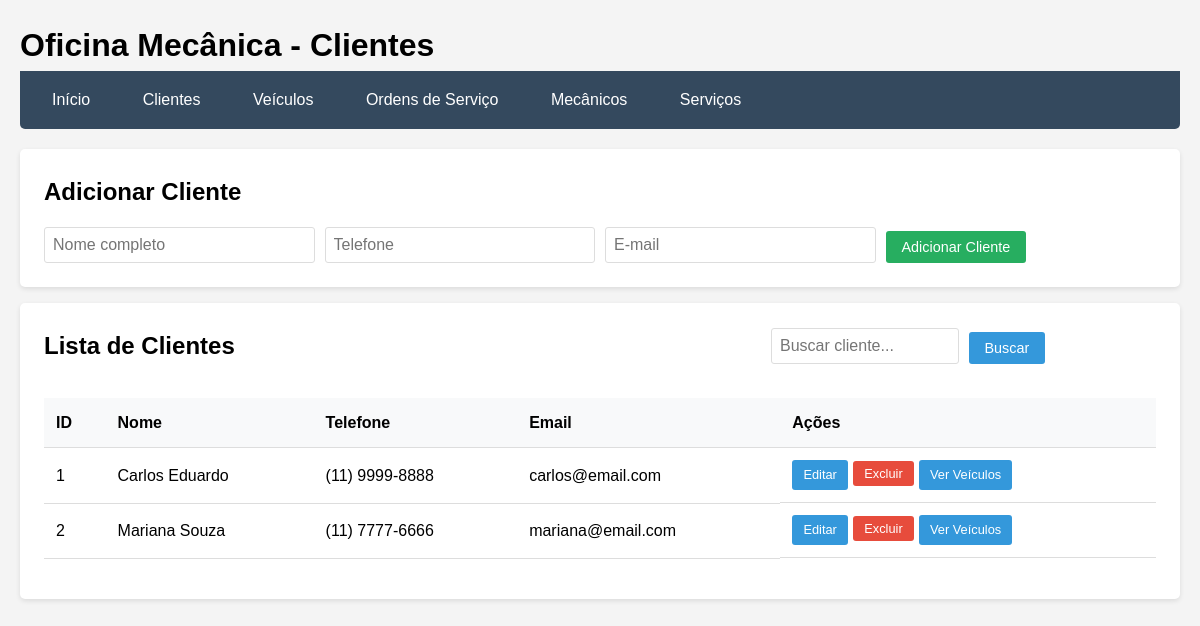
The page /clientes.php on the database its author committed.
### tables this page shows
CREATE TABLE clientes (
    id_cliente INT AUTO_INCREMENT PRIMARY KEY,
    nome VARCHAR(100) NOT NULL,
    telefone VARCHAR(20),
    email VARCHAR(100)
);

### clientes.php (the view, shortened to what this page needs)
<?php include 'config.php'; ?>
<?php
$editando = false;
$cliente_edit = null;
$busca = '';
if(isset($_GET['busca'])){
    $busca = $_GET['busca'];
    $stmt = $pdo->prepare("SELECT * FROM clientes WHERE nome LIKE ? OR email LIKE ? ORDER BY nome");
    $stmt->execute(["%$busca%", "%$busca%"]);
} else {
    $stmt = $pdo->query("SELECT * FROM clientes ORDER BY nome");
}
$clientes = $stmt->fetchAll();
?>
<!DOCTYPE html>
<html>
<head>
    <link rel="stylesheet" href="style.css">
</head>
<body>
    <div class="container">
        <h1>Oficina Mecânica - Clientes</h1>
        <nav>
            <a href="index.php">Início</a>
            <a href="clientes.php">Clientes</a>
            <a href="veiculos.php">Veículos</a>
            <a href="ordens.php">Ordens de Serviço</a>
            <a href="mecanicos.php">Mecânicos</a>
            <a href="servicos.php">Serviços</a>
        </nav>
        <div class="card">
            <div class="header-actions">
                <h2><?php echo $editando ? 'Editar Cliente' : 'Adicionar Cliente'; ?></h2>
            </div>
            <form method="POST" class="form-inline">
                <div class="form-group">
                    <input type="text" name="nome" placeholder="Nome completo" required
                           value="<?php echo $editando ? htmlspecialchars($cliente_edit['nome']) : ''; ?>">
                </div>
                <div class="form-group">
                    <input type="text" name="telefone" placeholder="Telefone"
                           value="<?php echo $editando ? htmlspecialchars($cliente_edit['telefone']) : ''; ?>">
                </div>
                <div class="form-group">
                    <input type="email" name="email" placeholder="E-mail"
                           value="<?php echo $editando ? htmlspecialchars($cliente_edit['email']) : ''; ?>">
                </div>
                <div class="form-group">
                    <?php if($editando): ?>
                        <button type="submit" name="editar" class="btn btn-success">Atualizar Cliente</button>
                        <button type="submit" name="cancelar_edicao" class="btn btn-danger">Cancelar</button>
                    <?php else: ?>
                        <button type="submit" name="adicionar" class="btn btn-success">Adicionar Cliente</button>
                    <?php endif; ?>
                </div>
            </form>
        </div>
        <div class="card">
            <div class="header-actions">
                <h2>Lista de Clientes</h2>
                <form method="GET" class="form-inline">
                    <div class="form-group">
                        <input type="text" name="busca" placeholder="Buscar cliente..." value="<?php echo htmlspecialchars($busca); ?>">
                    </div>
                    <div class="form-group">
                        <button type="submit" class="btn">Buscar</button>
                    </div>
                </form>
            </div>
            <?php if(count($clientes) > 0): ?>
            <div class="table-responsive">
                <table>
                    <thead>
                        <tr>
                            <th>ID</th>
                            <th>Nome</th>
                            <th>Telefone</th>
                            <th>Email</th>
                            <th>Ações</th>
                        </tr>
                    </thead>
                    <tbody>
                        <?php foreach($clientes as $cliente): ?>
                        <tr>
                            <td><?php echo $cliente['id_cliente']; ?></td>
                            <td><?php echo htmlspecialchars($cliente['nome']); ?></td>
                            <td><?php echo htmlspecialchars($cliente['telefone']); ?></td>
                            <td><?php echo htmlspecialchars($cliente['email']); ?></td>
                            <td class="action-buttons">
                                <a href="?editar=<?php echo $cliente['id_cliente']; ?>" class="btn btn-sm">Editar</a>
                                <form method="POST" style="display: inline;">
                                    <button type="submit" name="excluir" class="btn btn-danger btn-sm"
                                            onclick="return confirm('Tem certeza que deseja excluir o cliente <?php echo htmlspecialchars($cliente['nome']); ?>?')">
                                        Excluir
                                    </button>
                                </form>
                                <a href="veiculos.php?cliente=<?php echo $cliente['id_cliente']; ?>" class="btn btn-sm">Ver Veículos</a>
                            </td>
                        </tr>
                        <?php endforeach; ?>
                    </tbody>
                </table>
            </div>
            <?php else: ?>
                <p>Nenhum cliente encontrado.</p>
            <?php endif; ?>
        </div>
    </div>
</body>
</html>

### style.css (style rules this page uses)
* { margin: 0; padding: 0; box-sizing: border-box; }
body { font-family: Arial, sans-serif; background: #f4f4f4; line-height: 1.6; }
.container { max-width: 1200px; margin: 0 auto; padding: 20px; }
nav { background: #34495e; padding: 1rem; margin-bottom: 20px; border-radius: 0 0 5px 5px; }
nav a { color: white; text-decoration: none; margin-right: 1rem; padding: 0.5rem 1rem; border-radius: 3px; transition: background 0.3s; }
.card { background: white; padding: 1.5rem; margin: 1rem 0; border-radius: 5px; box-shadow: 0 2px 5px rgba(0,0,0,0.1); }
.table-responsive { overflow-x: auto; }
table { width: 100%; border-collapse: collapse; margin: 1rem 0; }
th, td { padding: 0.75rem; text-align: left; border-bottom: 1px solid #ddd; }
th { background: #f8f9fa; font-weight: bold; }
.btn { background: #3498db; color: white; padding: 0.5rem 1rem; border: none; border-radius: 3px; cursor: pointer; text-decoration: none; display: inline-block; font-size: 0.9rem; transition: background 0.3s; }
.btn-success { background: #27ae60; }
.btn-danger { background: #e74c3c; }
.btn-sm { padding: 0.3rem 0.7rem; font-size: 0.8rem; }
.form-group { margin-bottom: 1rem; }
input, select, textarea { width: 100%; padding: 0.5rem; border: 1px solid #ddd; border-radius: 3px; font-size: 1rem; }
.header-actions { display: flex; justify-content: space-between; align-items: center; margin-bottom: 1rem; flex-wrap: wrap; gap: 1rem; }
.form-inline { display: flex; gap: 10px; align-items: end; flex-wrap: wrap; }
.form-inline .form-group { margin-bottom: 0; flex: 1; min-width: 150px; }
.action-buttons { display: flex; gap: 5px; flex-wrap: wrap; }

### rows shown on the page
clientes: id_cliente "1", nome "Carlos Eduardo", telefone "(11) 9999-8888", email "carlos@email.com"
clientes: id_cliente "2", nome "Mariana Souza", telefone "(11) 7777-6666", email "mariana@email.com"
